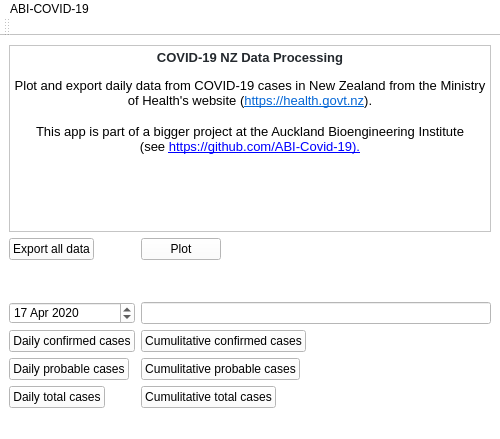
<?xml version="1.0" encoding="UTF-8"?>
<ui version="4.0">
 <class>MainWindow</class>
 <widget class="QMainWindow" name="MainWindow">
  <property name="enabled">
   <bool>true</bool>
  </property>
  <property name="geometry">
   <rect>
    <x>0</x>
    <y>0</y>
    <width>500</width>
    <height>439</height>
   </rect>
  </property>
  <property name="sizePolicy">
   <sizepolicy hsizetype="Expanding" vsizetype="Minimum">
    <horstretch>0</horstretch>
    <verstretch>0</verstretch>
   </sizepolicy>
  </property>
  <property name="minimumSize">
   <size>
    <width>500</width>
    <height>250</height>
   </size>
  </property>
  <property name="windowTitle">
   <string>COVID-19 NZ DATA</string>
  </property>
  <property name="windowIcon">
   <iconset>
    <normaloff>../../../../../../../brain/codes/python_packages/PyQt-Image-Viewer/icons/Icon.ico</normaloff>../../../../../../../brain/codes/python_packages/PyQt-Image-Viewer/icons/Icon.ico</iconset>
  </property>
  <property name="styleSheet">
   <string notr="true">background-color: rgb(255, 255, 255);</string>
  </property>
  <widget class="QWidget" name="centralwidget">
   <layout class="QGridLayout" name="gridLayout">
    <item row="0" column="0" colspan="2">
     <widget class="QTextBrowser" name="textBrowser">
      <property name="html">
       <string>&lt;!DOCTYPE HTML PUBLIC &quot;-//W3C//DTD HTML 4.0//EN&quot; &quot;http://www.w3.org/TR/REC-html40/strict.dtd&quot;&gt;
&lt;html&gt;&lt;head&gt;&lt;meta name=&quot;qrichtext&quot; content=&quot;1&quot; /&gt;&lt;style type=&quot;text/css&quot;&gt;
p, li { white-space: pre-wrap; }
&lt;/style&gt;&lt;/head&gt;&lt;body style=&quot; font-family:'MS Shell Dlg 2'; font-size:8.25pt; font-weight:400; font-style:normal;&quot;&gt;
&lt;p align=&quot;center&quot; style=&quot; margin-top:0px; margin-bottom:16px; margin-left:0px; margin-right:0px; -qt-block-indent:0; text-indent:0px; background-color:#ffffff;&quot;&gt;&lt;span style=&quot; font-family:'-apple-system,BlinkMacSystemFont,Segoe UI,Helvetica,Arial,sans-serif,Apple Color Emoji,Segoe UI Emoji'; font-size:10pt; font-weight:600; color:#24292e; background-color:#ffffff;&quot;&gt;COVID-19 NZ Data Processing&lt;br /&gt;&lt;/span&gt;&lt;span style=&quot; font-size:8pt;&quot;&gt;&lt;br /&gt;&lt;/span&gt;&lt;span style=&quot; font-size:10pt;&quot;&gt;Plot and export daily data from COVID-19 cases in New Zealand from the Ministry of Health's website (&lt;/span&gt;&lt;a href=&quot;https://health.govt.nz/&quot;&gt;&lt;span style=&quot; font-family:'-apple-system,BlinkMacSystemFont,Segoe UI,Helvetica,Arial,sans-serif,Apple Color Emoji,Segoe UI Emoji'; font-size:10pt; text-decoration: underline; color:#0366d6; background-color:#ffffff;&quot;&gt;https://health.govt.nz&lt;/span&gt;&lt;/a&gt;&lt;span style=&quot; font-size:10pt;&quot;&gt;).&lt;/span&gt;&lt;/p&gt;
&lt;p align=&quot;center&quot; style=&quot; margin-top:0px; margin-bottom:0px; margin-left:0px; margin-right:0px; -qt-block-indent:0; text-indent:0px;&quot;&gt;&lt;span style=&quot; font-size:10pt;&quot;&gt;This app is part of a bigger project at the Auckland Bioengineering Institute&lt;/span&gt;&lt;/p&gt;
&lt;p align=&quot;center&quot; style=&quot; margin-top:0px; margin-bottom:0px; margin-left:0px; margin-right:0px; -qt-block-indent:0; text-indent:0px;&quot;&gt;&lt;span style=&quot; font-size:10pt;&quot;&gt;(see &lt;/span&gt;&lt;a href=&quot;https://github.com/ABI-Covid-19&quot;&gt;&lt;span style=&quot; font-size:10pt; text-decoration: underline; color:#0000ff;&quot;&gt;https://github.com/ABI-Covid-19).&lt;/span&gt;&lt;/a&gt;&lt;/p&gt;&lt;/body&gt;&lt;/html&gt;</string>
      </property>
     </widget>
    </item>
    <item row="1" column="0">
     <widget class="QPushButton" name="export_2">
      <property name="sizePolicy">
       <sizepolicy hsizetype="Maximum" vsizetype="Fixed">
        <horstretch>0</horstretch>
        <verstretch>0</verstretch>
       </sizepolicy>
      </property>
      <property name="text">
       <string>Export all data</string>
      </property>
     </widget>
    </item>
    <item row="1" column="1">
     <widget class="QPushButton" name="open">
      <property name="sizePolicy">
       <sizepolicy hsizetype="Maximum" vsizetype="Fixed">
        <horstretch>0</horstretch>
        <verstretch>0</verstretch>
       </sizepolicy>
      </property>
      <property name="text">
       <string>Plot</string>
      </property>
     </widget>
    </item>
    <item row="2" column="1">
     <spacer name="verticalSpacer">
      <property name="orientation">
       <enum>Qt::Vertical</enum>
      </property>
      <property name="sizeHint" stdset="0">
       <size>
        <width>20</width>
        <height>40</height>
       </size>
      </property>
     </spacer>
    </item>
    <item row="3" column="0">
     <widget class="QDateEdit" name="dateEdit">
      <property name="dateTime">
       <datetime>
        <hour>0</hour>
        <minute>0</minute>
        <second>0</second>
        <year>2020</year>
        <month>4</month>
        <day>17</day>
       </datetime>
      </property>
     </widget>
    </item>
    <item row="3" column="1">
     <widget class="QLineEdit" name="lineEdit"/>
    </item>
    <item row="4" column="0">
     <widget class="QPushButton" name="daily_confirmed">
      <property name="sizePolicy">
       <sizepolicy hsizetype="Maximum" vsizetype="Fixed">
        <horstretch>0</horstretch>
        <verstretch>0</verstretch>
       </sizepolicy>
      </property>
      <property name="text">
       <string>Daily confirmed cases</string>
      </property>
     </widget>
    </item>
    <item row="4" column="1">
     <widget class="QPushButton" name="cum_confirmed">
      <property name="enabled">
       <bool>true</bool>
      </property>
      <property name="sizePolicy">
       <sizepolicy hsizetype="Maximum" vsizetype="Fixed">
        <horstretch>0</horstretch>
        <verstretch>0</verstretch>
       </sizepolicy>
      </property>
      <property name="text">
       <string>Cumulitative confirmed cases</string>
      </property>
     </widget>
    </item>
    <item row="5" column="0">
     <widget class="QPushButton" name="daily_probable">
      <property name="sizePolicy">
       <sizepolicy hsizetype="Maximum" vsizetype="Fixed">
        <horstretch>0</horstretch>
        <verstretch>0</verstretch>
       </sizepolicy>
      </property>
      <property name="text">
       <string>Daily probable cases</string>
      </property>
     </widget>
    </item>
    <item row="5" column="1">
     <widget class="QPushButton" name="cum_probable">
      <property name="sizePolicy">
       <sizepolicy hsizetype="Maximum" vsizetype="Fixed">
        <horstretch>0</horstretch>
        <verstretch>0</verstretch>
       </sizepolicy>
      </property>
      <property name="text">
       <string>Cumulitative probable cases</string>
      </property>
     </widget>
    </item>
    <item row="6" column="0">
     <widget class="QPushButton" name="daily_total">
      <property name="sizePolicy">
       <sizepolicy hsizetype="Maximum" vsizetype="Fixed">
        <horstretch>0</horstretch>
        <verstretch>0</verstretch>
       </sizepolicy>
      </property>
      <property name="text">
       <string>Daily total cases</string>
      </property>
     </widget>
    </item>
    <item row="6" column="1">
     <widget class="QPushButton" name="cum_total">
      <property name="sizePolicy">
       <sizepolicy hsizetype="Maximum" vsizetype="Fixed">
        <horstretch>0</horstretch>
        <verstretch>0</verstretch>
       </sizepolicy>
      </property>
      <property name="text">
       <string>Cumulitative total cases</string>
      </property>
     </widget>
    </item>
   </layout>
  </widget>
  <widget class="QStatusBar" name="statusbar"/>
  <widget class="QMenuBar" name="menubar">
   <property name="geometry">
    <rect>
     <x>0</x>
     <y>0</y>
     <width>500</width>
     <height>21</height>
    </rect>
   </property>
   <property name="sizePolicy">
    <sizepolicy hsizetype="MinimumExpanding" vsizetype="Minimum">
     <horstretch>0</horstretch>
     <verstretch>0</verstretch>
    </sizepolicy>
   </property>
   <property name="nativeMenuBar">
    <bool>false</bool>
   </property>
   <widget class="QMenu" name="menuNZ_COVID_19_Data_Processing">
    <property name="title">
     <string>ABI-COVID-19</string>
    </property>
   </widget>
   <addaction name="menuNZ_COVID_19_Data_Processing"/>
  </widget>
  <widget class="QToolBar" name="toolBar">
   <property name="windowTitle">
    <string>toolBar</string>
   </property>
   <attribute name="toolBarArea">
    <enum>TopToolBarArea</enum>
   </attribute>
   <attribute name="toolBarBreak">
    <bool>false</bool>
   </attribute>
  </widget>
 </widget>
 <resources/>
 <connections/>
</ui>
